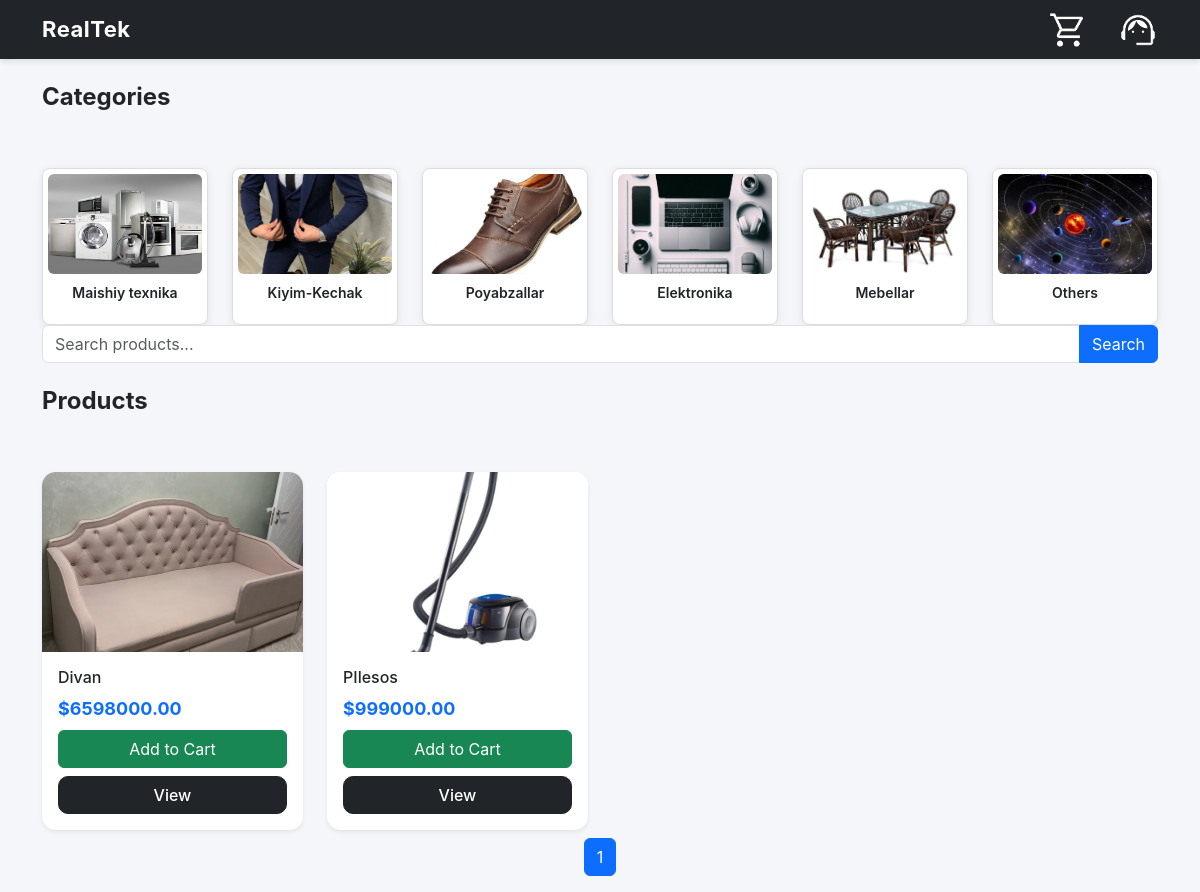
Page /?category=maishiy-texnika on the committed database.
### main/models.py (models this page shows, shortened)
class Category(models.Model):
    name = models.CharField(max_length=150, unique=True)
    slug = models.SlugField(unique=True, max_length=150)
    image = models.ImageField(upload_to='images/category', blank=True, null=True)

class Product(models.Model):
    link = models.CharField(unique=True,max_length=12 , default=short_uuid)
    category = models.ForeignKey(Category, on_delete=models.CASCADE, related_name='product')
    price = models.DecimalField(max_digits=10, decimal_places=2, null=True, blank=True)
    name = models.CharField(max_length=150)
    image = models.ImageField(upload_to='product/images', blank=True, null=True)
    description = models.TextField()
    date_saved = models.DateTimeField(auto_now_add=True)

### main/views.py (the view)
# urls.py: path('', homepage, name='homepage'),
def homepage(request):
    categories = Category.objects.all()
    products = Product.objects.all().order_by('-id')
    q = request.GET.get("q")
    if q:
        products = products.filter(name__icontains=q)
    category_slug = request.GET.get("category")
    if category_slug:
        products = products.filter(category__slug=category_slug)
    paginator = Paginator(products, 20)
    page_number = request.GET.get("page")
    page_obj = paginator.get_page(page_number)
    return render(request, "home/index.html", {
        "page_obj": page_obj,
        "categories": categories,
        "q": q,
        "category_slug": category_slug,
    })

### templates/home/index.html (shortened to what this page needs)
{% extends "base.html" %}
{% load static %}
{% block content %}
<h4 class="mb-3 fw-bold">Categories</h4>
<div class="row mb-4">
    {% for cat in categories %}
    <div class="col-4 col-md-2 mb-3 fade-in">
        <a href="?category={{ cat.slug }}" class="text-decoration-none text-dark">
            <div class="category-box">
                {% if cat.image %}
                    <img src="{{ cat.image.url }}" class="category-img rounded">
                {% else %}
                    <div class="category-img bg-secondary d-flex justify-content-center align-items-center text-white rounded">
                        No image
                    </div>
                {% endif %}
                <p class="mt-2 small fw-semibold">{{ cat.name }}</p>
            </div>
        </a>
    </div>
    {% endfor %}
</div>
<form method="get" class="mb-4">
    <div class="input-group">
        <input type="text" name="q"  class="form-control" placeholder="Search products...">
        <button type="submit" class="btn btn-primary">Search</button>
    </div>
</form>
<h4 class="mb-3 fw-bold">Products</h4>
<div class="row">
    {% for product in page_obj %}
    <div class="col-6 col-md-3 mb-4 fade-in">
        <div class="card product-card shadow-sm">
            {% if product.image %}
                <img src="{{ product.image.url }}" class="card-img-top" alt="{{ product.name }}">
            {% else %}
                <img src="{% static 'no-image.png' %}" class="card-img-top" alt="No image">
            {% endif %}
            <div class="card-body">
                <h6 class="card-title">{{ product.name|truncatechars:30 }}</h6>
                {% if product.price %}
                    <p class="price-tag mb-2">${{ product.price }}</p>
                {% endif %}
                <form action="{% url 'add_to_cart' product.link %}" method="POST" class="mt-2 add-cart-form">
                    <button type="submit" class="btn btn-success w-100 add-cart-btn">
                         Add to Cart
                    </button>
                </form>
                <a href="{% url 'product_detail' product.link %}" class="btn btn-dark w-100 mt-2">View</a>
            </div>
        </div>
    </div>
    {% endfor %}
</div>
<nav aria-label="Page navigation" class="mt-4">
    <ul class="pagination justify-content-center">
        {% for num in page_obj.paginator.page_range %}
        <li class="page-item {% if page_obj.number == num %}active{% endif %}">
            <a class="page-link" href="?page={{ num }}{% if category_slug %}&category={{ category_slug }}{% endif %}{% if q %}&q={{ q }}{% endif %}">{{ num }}</a>
        </li>
        {% endfor %}
    </ul>
</nav>
{% endblock %}

### templates/base.html (shortened to what this page needs)
{% load static %}
<!DOCTYPE html>
<html lang="en">
<head>
    <link rel="stylesheet" href="{% static 'style.css' %}">
    <link href="https://cdn.jsdelivr.net/npm/bootstrap@5.3.2/dist/css/bootstrap.min.css" rel="stylesheet">
</head>
<body>
<nav class="navbar navbar-expand-lg navbar-dark bg-dark mb-4">
    <div class="container">
        <a class="navbar-brand" href="/">RealTek</a>
        <div style="display: flex; gap: 30px">
            <a href="{% url 'cart_page' %}"><img style="max-width: 40px" src="{% static 'cart.png' %}"></a>
            <a href="{% url 'contact' %}"><img style="max-width: 40px" src="{% static 'contact.png' %}"></a>
        </div>
    </div>
</nav>
<div class="container">
    {% block content %}{% endblock %}
</div>
</body>
</html>

### static/style.css (style rules this page uses)
.navbar { box-shadow: 0 2px 5px rgba(0,0,0,0.1); }
.navbar-brand { font-weight: 700; letter-spacing: .5px; }
.category-box { background: white; border-radius: 12px; padding: 10px; text-align: center; transition: .25s; box-shadow: 0 2px 6px rgba(0,0,0,0.06); }
.category-img { height: 70px; width: 100%; object-fit: cover; border-radius: 8px; }
.product-card { border: none !important; border-radius: 14px; overflow: hidden; transition: .3s ease; background: white; }
.product-card img { height: 200px; object-fit: cover; }
.card-body { padding: 14px; }
.price-tag { font-size: 18px; font-weight: 700; color: #0d6efd; }
.btn-dark { border-radius: 10px; }
.pagination .page-link { color: #0d6efd; border-radius: 10px; margin: 0 3px; border: 1px solid #d0d0d0; transition: .2s; }
.pagination .page-item.active .page-link { background: #0d6efd; border-color: #0d6efd; color: white; }

### templates/base.html (style rules this page uses)
body { background: #f4f6f9; font-family: "Inter", sans-serif; }
.navbar { box-shadow: 0 2px 6px rgba(0,0,0,0.12); }
.navbar-brand { font-weight: bold; font-size: 22px; }
.category-box { background: white; border-radius: 12px; padding: 10px; text-align: center; transition: .25s; box-shadow: 0 2px 8px rgba(0,0,0,0.08); }
.category-img { width: 100%; height: 75px; object-fit: cover; border-radius: 8px; }
.product-card { border-radius: 14px !important; overflow: hidden; transition: .3s ease; background: white; border: none; }
.product-card img { height: 200px; object-fit: cover; }
.price-tag { font-size: 18px; font-weight: 700; color: #0d6efd !important; }
.btn-dark { border-radius: 10px; font-weight: 500; }
.pagination .page-link { color: #0d6efd; border-radius: 10px; margin: 0 4px; border: 1px solid #d1d1d1; transition: .2s; }
.pagination .page-item.active .page-link { background: #0d6efd; border-color: #0d6efd; color: white; }
.fade-in { opacity: 0; transform: translateY(20px); animation: fadeUp .45s forwards ease; }

### templates/home/index.html (style rules this page uses)
.fade-in { animation: fadeIn 0.5s ease forwards; opacity: 0; }
.add-cart-btn { transition: 0.2s ease; }
.category-img { width: 100%; height: 100px; object-fit: cover; }
.category-box { border: 1px solid #ddd; padding: 5px; border-radius: 8px; text-align: center; }
.product-card img { height: 180px; object-fit: cover; }
.price-tag { font-weight: bold; color: #28a745; }

### rows in the picture
Category: image (picture), name "Maishiy texnika"
Category: image (picture), name "Kiyim-Kechak"
Category: image (picture), name "Poyabzallar"
Category: image (picture), name "Elektronika"
Category: image (picture), name "Mebellar"
Category: image (picture), name "Others"
Product: image (picture), name "Divan", price "6598000.00"
Product: image (picture), name "PIlesos", price "999000.00"

### other values in the picture
{{ num }} "1"
